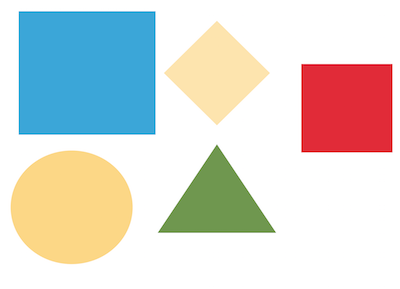
#> input picture ros_essentials/src/topic03_perception/images/shapes.png, 400 x 289 px
$ python image_thresholding.py
#> lines starting #> are read from the running program, lines starting #| are printed output that depends on the picture; after the words box and inside, x2 and y2 are one past the last pixel; in counts of white or black regions, pixels touching at a corner belong together
#!/usr/bin/env python

import numpy as np
import cv2
from numpy.core.numeric import count_nonzero

y = 0

def read_image(image_name, as_gray):
#> called with image_name = 'images/shapes.png', as_gray = True
    global y
    # as_gray is Boolean to decide reading style
    if as_gray:
        image = cv2.imread(image_name,cv2.IMREAD_GRAYSCALE)
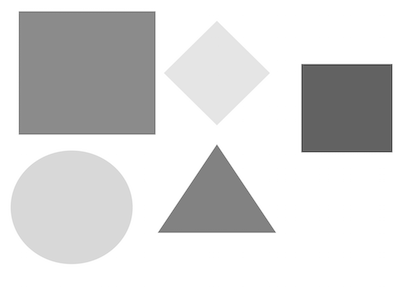
#> image: shape (289, 400); min 65, max 255, mean 216.4
    else:
        image = cv2.imread(image_name,cv2.IMREAD_COLOR)
    width = image.shape[1]
#> width = 400
    window_name = "Image {}".format(y)
    cv2.namedWindow(window_name)
    cv2.moveWindow(window_name,width,y)
    cv2.imshow(window_name,image)
    return image

def basic_thresholding(gray_image, threshold_value):
#> called with threshold_value = 115
    global y
    ret, thresh_basic = cv2.threshold(gray_image,
                                    threshold_value,
                                    255,
                                    cv2.THRESH_BINARY_INV)
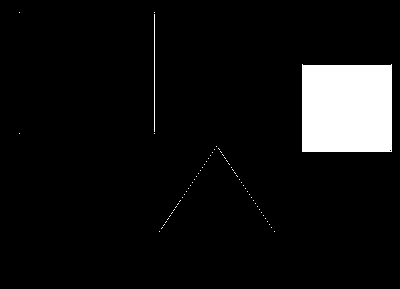
#> thresh_basic: shape (289, 400); 6.9% white; 63 white regions (61 under 20 px), largest, box (x1, y1, x2, y2) and area: (302, 64, 392, 152) 7831, (154, 14, 155, 132) 118
#> ret = 115
    width = gray_image.shape[1]
#> width = 400
    window_name = "Basic Binary Image {}".format(y)
    cv2.namedWindow(window_name)
    cv2.moveWindow(window_name, width*2, y)
    cv2.imshow(window_name,thresh_basic)

def adaptive_thresholding(gray_image, threshold_value):
#> called with threshold_value = 115
    global y
    adaptive_threshold_image = cv2.adaptiveThreshold(gray_image,
                                        255,
                                        cv2.ADAPTIVE_THRESH_MEAN_C,
                                        cv2.THRESH_BINARY_INV,
                                        threshold_value,
                                        2)
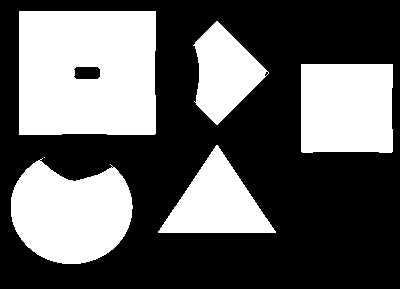
#> adaptive_threshold_image: shape (289, 400); 37.9% white; 6 white regions (1 under 20 px), largest, box (x1, y1, x2, y2) and area: (19, 11, 156, 135) 16604, (11, 158, 133, 264) 9458, (301, 64, 393, 153) 8079, (158, 145, 276, 233) 5294, (193, 21, 269, 125) 4431
    width = gray_image.shape[1]
#> width = 400
    window_name = "Adaptive Threshold Image {}".format(y)
    cv2.namedWindow(window_name)
    cv2.moveWindow(window_name, width*3, y)
    cv2.imshow(window_name,adaptive_threshold_image)


def main(image_name):
    as_gray = True
    threshold_value=115
    gray_image = read_image(image_name,as_gray)
    basic_thresholding(gray_image, threshold_value)
    adaptive_thresholding(gray_image, threshold_value)
    global y
    y += gray_image.shape[0]
#> y = 289

if __name__ == '__main__':
    image_name = "images/shapes.png"
    main(image_name)
    image_name = "images/tomato.jpg"
    main(image_name)
#> call 2 of read_image, with image_name = 'images/tomato.jpg', as_gray = True
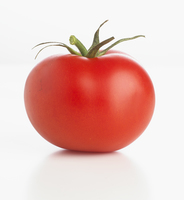
#> input picture ros_essentials/src/topic03_perception/images/tomato.jpg, 184 x 200 px
#> in read_image (call 2), `image = cv2.imread(image_name,cv2.IMREAD_GRAYSCALE)`:
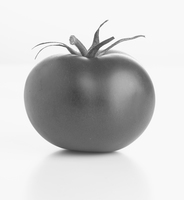
#> image: shape (200, 184); min 61, max 255, mean 203
#> call 2 of basic_thresholding, with threshold_value = 115
#> in basic_thresholding (call 2), `ret, thresh_basic = cv2.threshold(gray_image, threshold_value, 255, cv..`:
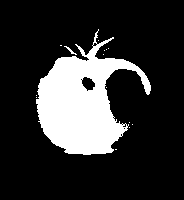
#> thresh_basic: shape (200, 184); 19.2% white; 15 white regions (13 under 20 px), largest, box (x1, y1, x2, y2) and area: (36, 29, 151, 155) 7018, (64, 46, 77, 55) 28
#> call 2 of adaptive_thresholding, with threshold_value = 115
#> in adaptive_thresholding (call 2), `adaptive_threshold_image = cv2.adaptiveThreshold(gray_image, 255, cv2...`:
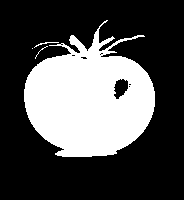
#> adaptive_threshold_image: shape (200, 184); 31.1% white; 4 white regions (2 under 20 px), largest, box (x1, y1, x2, y2) and area: (24, 20, 155, 157) 11413, (34, 42, 59, 48) 31
    cv2.waitKey(0)
    print("Exiting...")
    cv2.destroyAllWindows()
